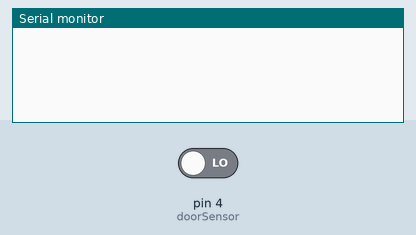
This sketch was run on a simulated Arduino Uno, built with avr-gcc and run on an emulated ATmega328P. On the bench: the last lines printed to the serial monitor. The inputs (shaded band) are chosen by the test bench; at power-on: pin 4 (doorSensor) LOW.

Above: at 2.8 s.
2.9 s: pin 4 (doorSensor) driven HIGH
At 4.2 s:
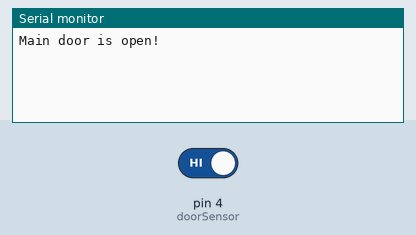
4.5 s: pin 4 (doorSensor) driven LOW
At 5.9 s:
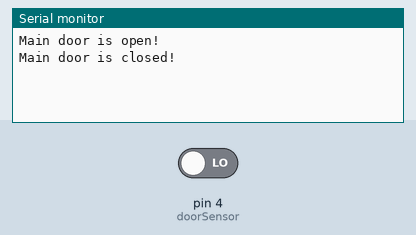

The sketch:

mainDoor.ino
```cpp
/****************************************************************************************************
 * Home Control Center (HCC)                                                                        *
 *                                                                                                  *
 * This code controll main door.                                                                    *
 * Send a message each time door state change.                                                      *
 * The communication channel is a Xbee module.                                                      *
 * When door is closed, the state value is 0, and when door is open, the state value is 1           *
 ****************************************************************************************************/


//PINS DEFINITION
#define doorSensor 4


//GLOBAL VARIABLES
int doorState = 0;
int doorStateOld = 0;


//SETUP
void setup() {
  //Initialization serial comunication in 9600 bauds
  Serial.begin(9600);
  //Define mode of pin doorState
  pinMode(doorState, INPUT);
}


//MAIN
void loop () {
  //Read main door state
  doorState = digitalRead(doorSensor);

  //If door state change, notify the new state
  if (doorState != doorStateOld) {
    if (doorState == 1) {
      Serial.println("Main door is open!");
    } else {
      Serial.println("Main door is closed!");
    }
    doorStateOld = doorState;
  }

  //Delay 1"
  delay(1000);
}
```

Measured:
- after the input at 2.9 s, the serial monitor: prints a new line after 0.10 s (image 1)
- after the input at 4.5 s, the serial monitor: prints a new line after 0.50 s (image 2)
